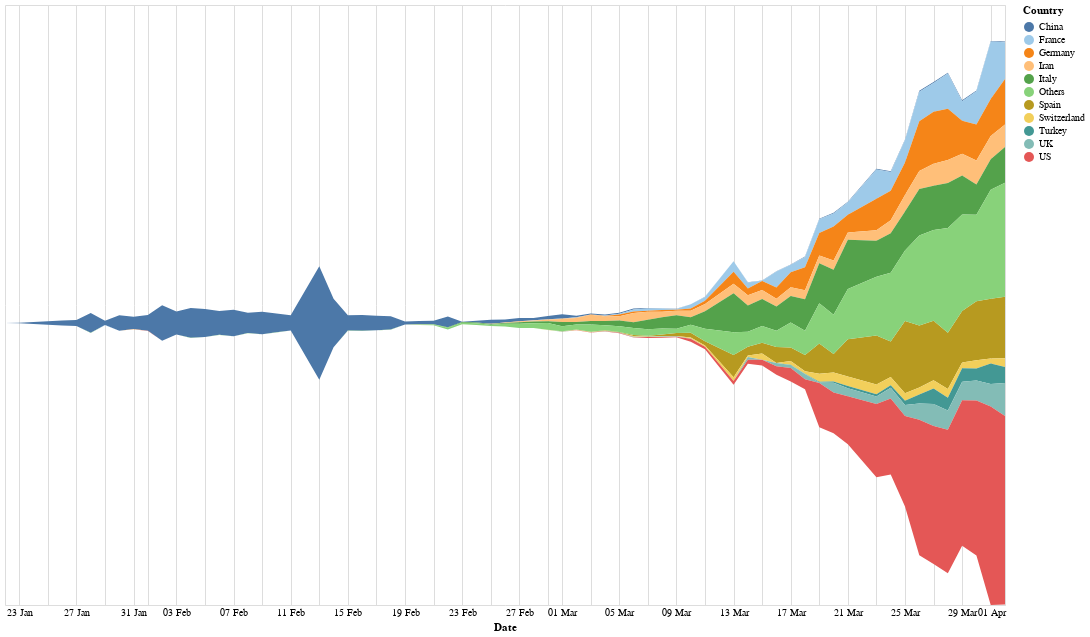

The notebook cell saved with this chart:
### Code cell
# Aggregate at country level
country_level = df.groupby(['Country', 'Date'], as_index=False).sum()
# Drop 03-22-2020 since county breakdown started from here and so there is break in continuity
country_level = country_level.drop(country_level[country_level['Date'] == '03-22-2020'].index)
country_level = country_level.drop(country_level[country_level['Date'] == '03-12-2020'].index)
country_level = country_level.drop(country_level[country_level['Date'] == '02-12-2020'].index)

streamgraph(country_level, 'Country', 'Confirmed_New', 'Confirmed', 10)

### Figure 1 — Vega-Lite specification as saved in the notebook (floating-point values rounded to 4 significant figures; data arrays with more than 128 entries replaced by an {"elided": "..."} marker saying what was removed)
{"config": {"view": {"continuousWidth": 400, "continuousHeight": 300}}, "data": {"name": "data-f2fb93e100c308d98433b3a5ef13f6e8"}, "mark": "area", "encoding": {"color": {"type": "nominal", "field": "Country", "scale": {"scheme": "tableau20"}}, "x": {"type": "temporal", "axis": {"domain": false, "format": "%d %b", "tickSize": 0}, "field": "Date"}, "y": {"type": "quantitative", "axis": null, "field": "Confirmed_New", "stack": "center"}}, "height": 600, "width": 1000, "$schema": "https://vega.github.io/schema/vega-lite/v4.0.2.json", "datasets": {"data-f2fb93e100c308d98433b3a5ef13f6e8": {"elided": "604 records"}}}
